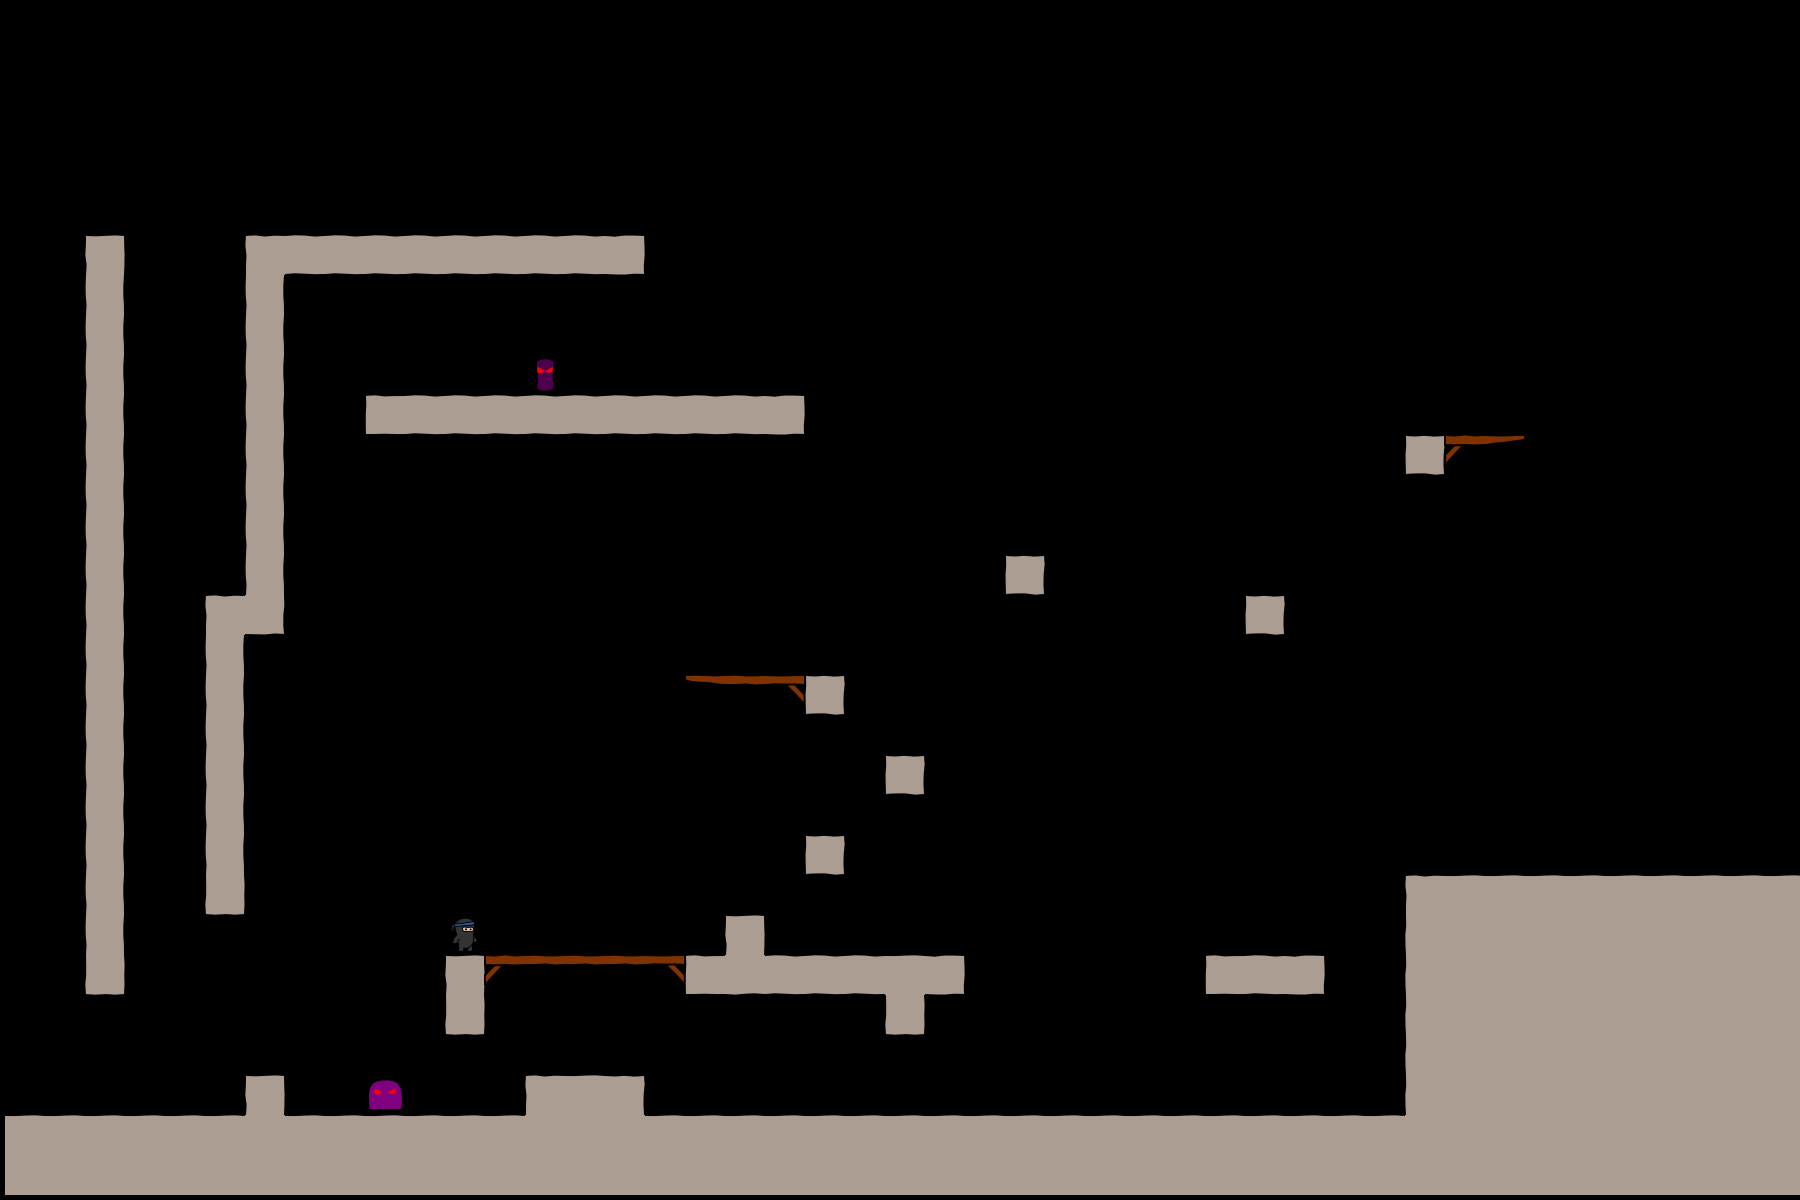

A level layout from a 2D game, rendered from its tile map. Below: a short description, then the map file with its tile-grid data intact:
An orthogonal 45x30 tile map with 40x40 px tiles, 1 tile layer (bg).

<map version="1.0" orientation="orthogonal" width="45" height="30" tilewidth="40" tileheight="40">
 <tileset firstgid="1" name="tiles6_gapped" tilewidth="50" tileheight="50">
  <image source="tiles6_gapped.png" width="300" height="500" />
 </tileset>
 <layer name="bg" width="45" height="30">
  <data encoding="csv">
0,0,0,0,0,0,0,0,0,0,0,0,0,0,0,0,0,0,0,0,0,0,0,0,0,0,0,0,0,0,0,0,0,0,0,0,0,0,0,0,0,0,0,0,0,
0,0,0,0,0,0,0,0,0,0,0,0,0,0,0,0,0,0,0,0,0,0,0,0,0,0,0,0,0,0,0,0,0,0,0,0,0,0,0,0,0,0,0,0,0,
0,0,0,0,0,0,0,0,0,0,0,0,0,0,0,0,0,0,0,0,0,0,0,0,0,0,0,0,0,0,0,0,0,0,0,0,0,0,0,0,0,0,0,0,0,
0,0,0,0,0,0,0,0,0,0,0,0,0,0,0,0,0,0,0,0,0,0,0,0,0,0,0,0,0,0,0,0,0,0,0,0,0,0,0,0,0,0,0,0,0,
0,0,0,0,0,0,0,0,0,0,0,0,0,0,0,0,0,0,0,0,0,0,0,0,0,0,0,0,0,0,0,0,0,0,0,0,0,0,0,0,0,0,0,0,0,
0,0,0,0,0,0,0,0,0,0,0,0,0,0,0,0,0,0,0,0,0,0,0,0,0,0,0,0,0,0,0,0,0,0,0,0,0,0,0,0,0,0,0,0,0,
0,0,10,0,0,0,7,2,2,2,2,2,2,2,2,3,0,0,0,0,0,0,0,0,0,0,0,0,0,0,0,0,0,0,0,0,0,0,0,0,0,0,0,0,0,
0,0,16,0,0,0,16,0,0,0,0,0,0,0,0,0,0,0,0,0,0,0,0,0,0,0,0,0,0,0,0,0,0,0,0,0,0,0,0,0,0,0,0,0,0,
0,0,16,0,0,0,16,0,0,0,0,0,0,0,0,0,0,0,0,0,0,0,0,0,0,0,0,0,0,0,0,0,0,0,0,0,0,0,0,0,0,0,0,0,0,
0,0,16,0,0,0,16,0,0,0,0,0,0,51,0,0,0,0,0,0,0,0,0,0,0,0,0,0,0,0,0,0,0,0,0,0,0,0,0,0,0,0,0,0,0,
0,0,16,0,0,0,16,0,0,1,2,2,2,2,2,2,2,2,2,3,0,0,0,0,0,0,0,0,0,0,0,0,0,0,0,0,0,0,0,0,0,0,0,0,0,
0,0,16,0,0,0,16,0,0,0,0,0,0,0,0,0,0,0,0,0,0,0,0,0,0,0,0,0,0,0,0,0,0,0,0,4,25,29,0,0,0,0,0,0,0,
0,0,16,0,0,0,16,0,0,0,0,0,0,0,0,0,0,0,0,0,0,0,0,0,0,0,0,0,0,0,0,0,0,0,0,0,0,0,0,0,0,0,0,0,0,
0,0,16,0,0,0,16,0,0,0,0,0,0,0,0,0,0,0,0,0,0,0,0,0,0,0,0,0,0,0,0,0,0,0,0,0,0,0,0,0,0,0,0,0,0,
0,0,16,0,0,0,16,0,0,0,0,0,0,0,0,0,0,0,0,0,0,0,0,0,0,4,0,0,0,0,0,0,0,0,0,0,0,0,0,0,0,0,0,0,0,
0,0,16,0,0,7,21,0,0,0,0,0,0,0,0,0,0,0,0,0,0,0,0,0,0,0,0,0,0,0,0,4,0,0,0,0,0,0,0,0,0,0,0,0,0,
0,0,16,0,0,16,0,0,0,0,0,0,0,0,0,0,0,0,0,0,0,0,0,0,0,0,0,0,0,0,0,0,0,0,0,0,0,0,0,0,0,0,0,0,0,
0,0,16,0,0,16,0,0,0,0,0,0,0,0,0,0,0,28,26,27,4,0,0,0,0,0,0,0,0,0,0,0,0,0,0,0,0,0,0,0,0,0,0,0,0,
0,0,16,0,0,16,0,0,0,0,0,0,0,0,0,0,0,0,0,0,0,0,0,0,0,0,0,0,0,0,0,0,0,0,0,0,0,0,0,0,0,0,0,0,0,
0,0,16,0,0,16,0,0,0,0,0,0,0,0,0,0,0,0,0,0,0,0,4,0,0,0,0,0,0,0,0,0,0,0,0,0,0,0,0,0,0,0,0,0,0,
0,0,16,0,0,16,0,0,0,0,0,0,0,0,0,0,0,0,0,0,0,0,0,0,0,0,0,0,0,0,0,0,0,0,0,0,0,0,0,0,0,0,0,0,0,
0,0,16,0,0,16,0,0,0,0,0,0,0,0,0,0,0,0,0,0,4,0,0,0,0,0,0,0,0,0,0,0,0,0,0,0,0,0,0,0,0,0,0,0,0,
0,0,16,0,0,22,0,0,0,0,0,0,0,0,0,0,0,0,0,0,0,0,0,0,0,0,0,0,0,0,0,0,0,0,0,7,8,8,8,8,8,8,8,8,8,
0,0,16,0,0,0,0,0,0,0,0,47,0,0,0,0,0,0,10,0,0,0,0,0,0,0,0,0,0,0,0,0,0,0,0,13,14,14,14,14,14,14,14,14,14,
0,0,22,0,0,0,0,0,0,0,0,10,25,26,26,26,27,1,20,2,2,2,8,3,0,0,0,0,0,0,1,2,3,0,0,13,14,14,14,14,14,14,14,14,14,
0,0,0,0,0,0,0,0,0,0,0,22,0,0,0,0,0,0,0,0,0,0,22,0,0,0,0,0,0,0,0,0,0,0,0,13,14,14,14,14,14,14,14,14,14,
0,0,0,0,0,0,0,0,0,0,0,0,0,0,0,0,0,0,0,0,0,0,0,0,0,0,0,0,0,0,0,0,0,0,0,13,14,14,14,14,14,14,14,14,14,
0,0,0,0,0,0,10,0,0,50,0,0,0,7,8,9,0,0,0,0,0,0,0,0,0,0,0,0,0,0,0,0,0,0,0,13,14,14,14,14,14,14,14,14,14,
8,8,8,8,8,8,14,8,8,8,8,8,8,14,14,14,8,8,8,8,8,8,8,8,8,8,8,8,8,8,8,8,8,8,8,14,14,14,14,14,14,14,14,14,14,
14,14,14,14,14,14,14,14,14,14,14,14,14,14,14,14,14,14,14,14,14,14,14,14,14,14,14,14,14,14,14,14,14,14,14,14,14,14,14,14,14,14,14,14,14
</data>
 </layer>
</map>
